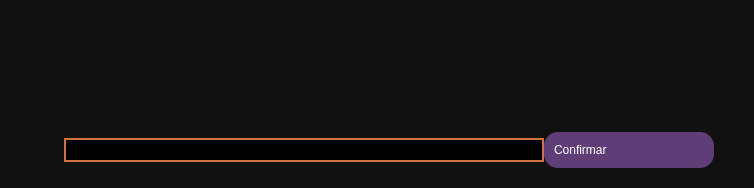
<?xml version="1.0" encoding="UTF-8"?>
<ui version="4.0">
 <class>MainWindow</class>
 <widget class="QMainWindow" name="MainWindow">
  <property name="geometry">
   <rect>
    <x>0</x>
    <y>0</y>
    <width>754</width>
    <height>188</height>
   </rect>
  </property>
  <property name="windowTitle">
   <string>MainWindow</string>
  </property>
  <widget class="QWidget" name="centralwidget">
   <layout class="QGridLayout" name="gridLayout">
    <property name="leftMargin">
     <number>0</number>
    </property>
    <property name="topMargin">
     <number>0</number>
    </property>
    <property name="rightMargin">
     <number>0</number>
    </property>
    <property name="bottomMargin">
     <number>0</number>
    </property>
    <property name="spacing">
     <number>0</number>
    </property>
    <item row="0" column="0">
     <widget class="QFrame" name="frameContainer">
      <property name="styleSheet">
       <string notr="true">QFrame {

	background-color : #111111;
}</string>
      </property>
      <property name="frameShape">
       <enum>QFrame::NoFrame</enum>
      </property>
      <property name="frameShadow">
       <enum>QFrame::Plain</enum>
      </property>
      <property name="lineWidth">
       <number>0</number>
      </property>
      <layout class="QGridLayout" name="gridLayout_2">
       <property name="leftMargin">
        <number>0</number>
       </property>
       <property name="topMargin">
        <number>0</number>
       </property>
       <property name="rightMargin">
        <number>0</number>
       </property>
       <property name="bottomMargin">
        <number>0</number>
       </property>
       <property name="spacing">
        <number>0</number>
       </property>
       <item row="2" column="3">
        <spacer name="horizontalSpacer_3">
         <property name="orientation">
          <enum>Qt::Horizontal</enum>
         </property>
         <property name="sizeType">
          <enum>QSizePolicy::Fixed</enum>
         </property>
         <property name="sizeHint" stdset="0">
          <size>
           <width>40</width>
           <height>20</height>
          </size>
         </property>
        </spacer>
       </item>
       <item row="3" column="0" colspan="4">
        <spacer name="horizontalSpacer">
         <property name="orientation">
          <enum>Qt::Horizontal</enum>
         </property>
         <property name="sizeHint" stdset="0">
          <size>
           <width>40</width>
           <height>20</height>
          </size>
         </property>
        </spacer>
       </item>
       <item row="2" column="1" alignment="Qt::AlignLeft">
        <widget class="QLineEdit" name="lineEditData">
         <property name="minimumSize">
          <size>
           <width>480</width>
           <height>0</height>
          </size>
         </property>
         <property name="maximumSize">
          <size>
           <width>480</width>
           <height>16777215</height>
          </size>
         </property>
         <property name="styleSheet">
          <string notr="true">QLineEdit{
	background-color: #000000;
	font : 22 15pt &quot;Microsoft JhengHei UI Light&quot;;
	color : #FFFFFF;
	border-radius : 0px;
	text-align : left;
	padding : 2px;
	border-top : 2px solid #D37242;
	border-bottom : 2px solid #D37242;
	border-left : 2px solid #D37242;
	border-right: 2px solid #D37242;
}

QLineEdit:hover{
	background-color: #000000;
	font : 22 15pt &quot;Microsoft JhengHei UI Light&quot;;
	color : #FFFFFF;

}</string>
         </property>
        </widget>
       </item>
       <item row="2" column="0">
        <spacer name="horizontalSpacer_2">
         <property name="orientation">
          <enum>Qt::Horizontal</enum>
         </property>
         <property name="sizeType">
          <enum>QSizePolicy::Fixed</enum>
         </property>
         <property name="sizeHint" stdset="0">
          <size>
           <width>40</width>
           <height>20</height>
          </size>
         </property>
        </spacer>
       </item>
       <item row="2" column="2" alignment="Qt::AlignRight">
        <widget class="QPushButton" name="pushButtonConfirm">
         <property name="minimumSize">
          <size>
           <width>170</width>
           <height>36</height>
          </size>
         </property>
         <property name="maximumSize">
          <size>
           <width>170</width>
           <height>36</height>
          </size>
         </property>
         <property name="styleSheet">
          <string notr="true">QPushButton{
	background-color: #5F3E77;

	border-top-left-radius: 14px;
	border-bottom-left-radius: 14px;
	border-top-right-radius: 14px;
	border-bottom-right-radius: 14px;

	font : 75 12pt &quot;Microsoft JhengHei UI&quot; bold;
	color: #FFFFFF;
	padding : 10px;

	text-align : left;
}

QPushButton:hover{
	background-color: #000000;
	border-top-left-radius: 14px;	
	border-bottom-left-radius: 14px;
	border-top-right-radius: 14px;
	border-bottom-right-radius: 14px;

	font : 75 12pt &quot;Microsoft JhengHei UI&quot; bold;
	color: #FFFFFF;
	text-align : left;

}</string>
         </property>
         <property name="text">
          <string>Confirmar</string>
         </property>
         <property name="icon">
          <iconset>
           <normaloff>../img/icons/24x24/cil-arrow-circle-right.png</normaloff>../img/icons/24x24/cil-arrow-circle-right.png</iconset>
         </property>
         <property name="iconSize">
          <size>
           <width>24</width>
           <height>24</height>
          </size>
         </property>
        </widget>
       </item>
       <item row="0" column="1" rowspan="2" colspan="3">
        <widget class="QLabel" name="labelTitle">
         <property name="styleSheet">
          <string notr="true">QLabel {

	font : 25 15pt &quot;Microsoft YaHei UI Light&quot;;
	color : #FFFFFF;
	
	text-align: left;

}</string>
         </property>
         <property name="text">
          <string/>
         </property>
        </widget>
       </item>
      </layout>
     </widget>
    </item>
   </layout>
  </widget>
 </widget>
 <resources/>
 <connections/>
</ui>
